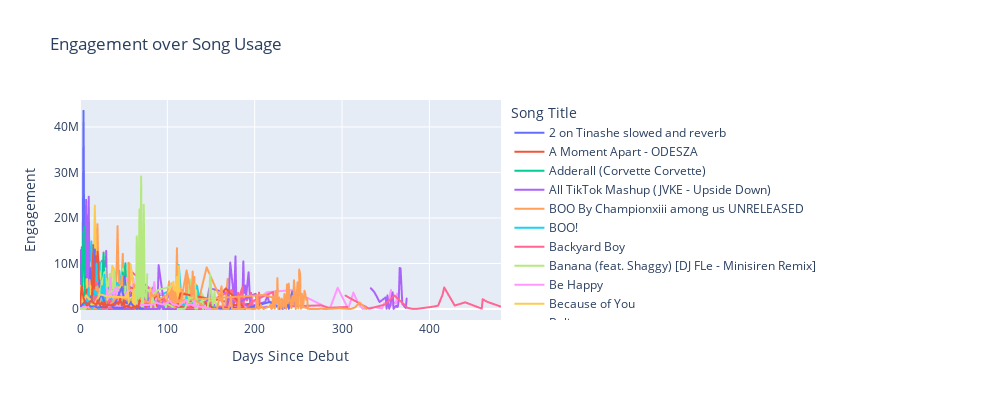

The cell this chart's notebook holds for it:
### Code cell
import plotly.express as px
# Plot Engagement over trend duration by Song Title.
fig = px.line(by_song, x = "Days Since Debut", y = "Engagement", 
              title = 'Engagement over Song Usage',
              color = 'Song Title',
             width = 1000,
             height = 400)
fig.show()
